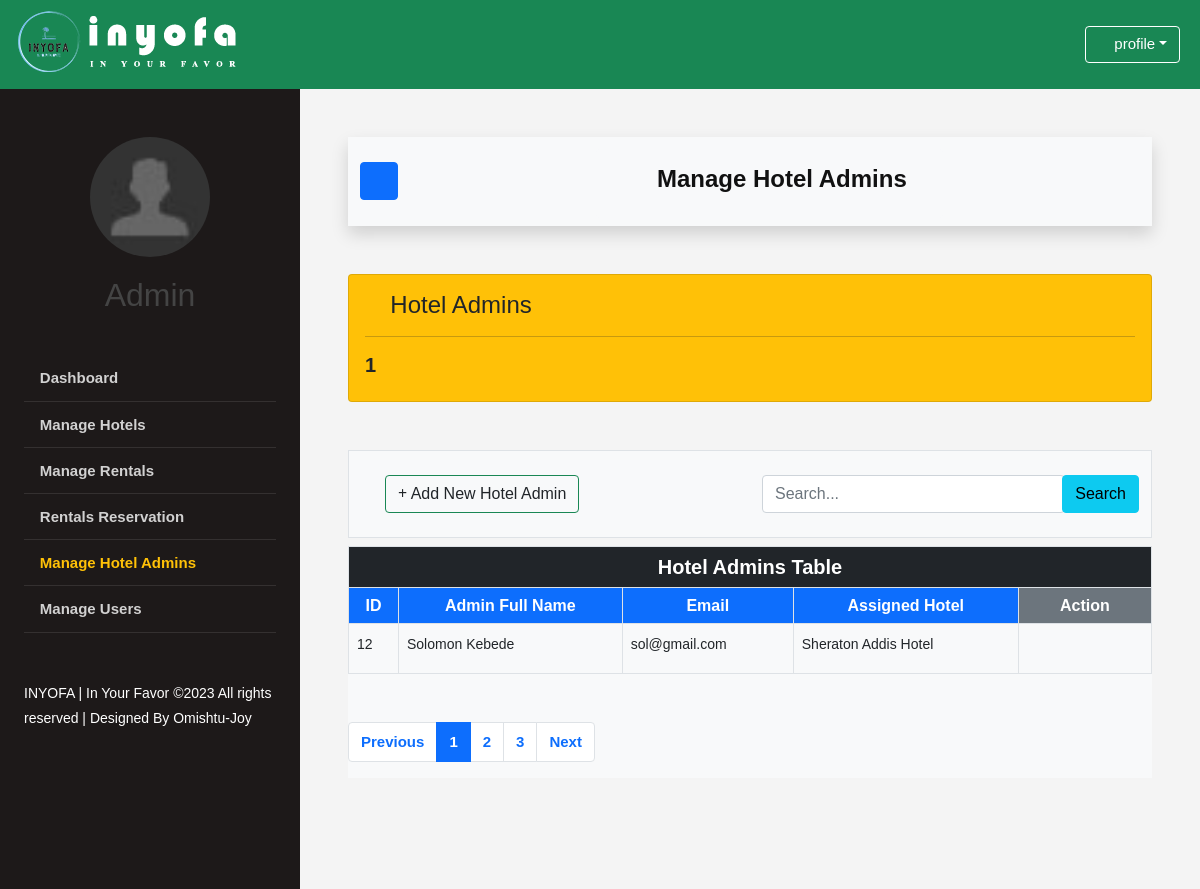
The page /_admin/hotel_admins/a_manage_hotel_admins.php (signed in) on the database as committed earlier.
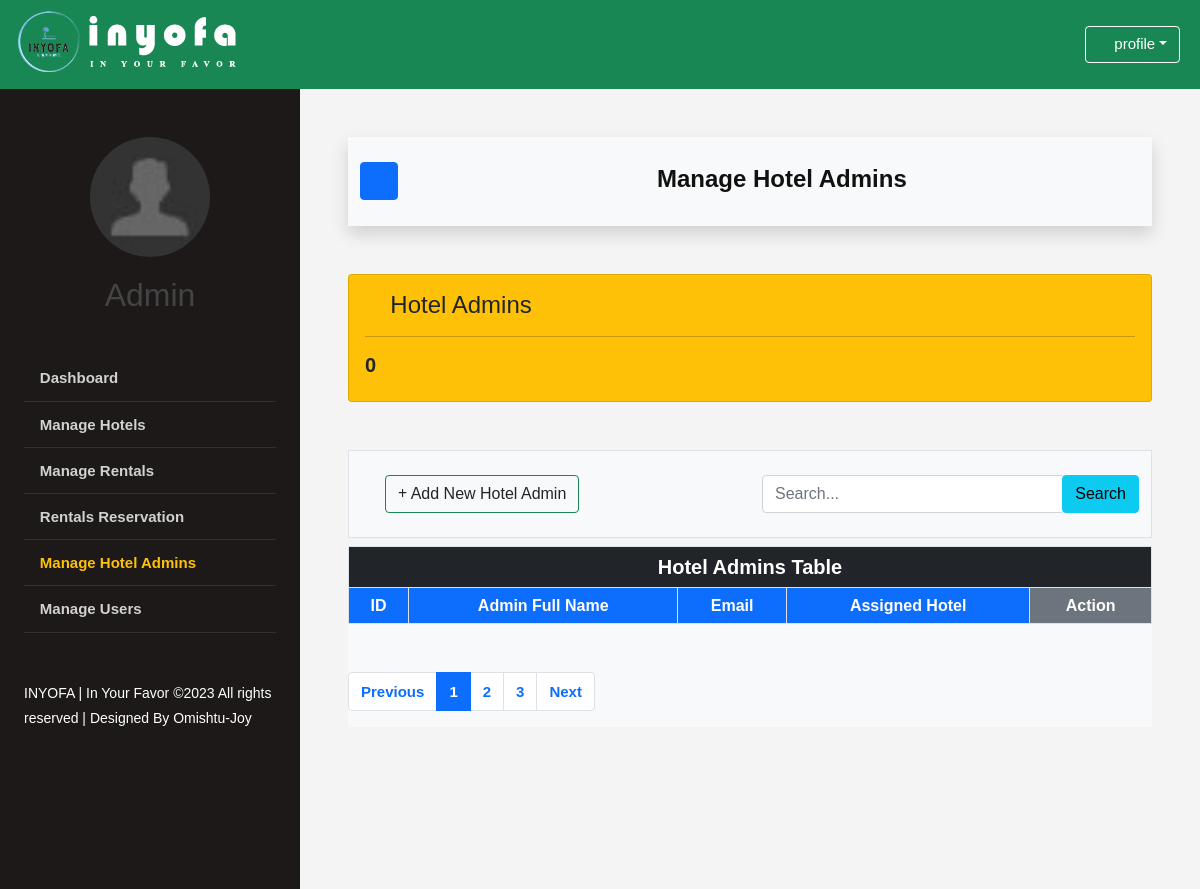
The same page on the database as committed later.
### tables this page shows
CREATE TABLE `hotel_admin` (
  `hotel_admin_id` int(255) NOT NULL,
  `hotel_id` int(255) NOT NULL,
  `hotel_admin_name` varchar(255) NOT NULL,
  `hotel_admin_email` varchar(255) NOT NULL,
  `hotel_admin_password` varchar(255) NOT NULL
);

CREATE TABLE `hotels` (
  `hotel_id` int(255) NOT NULL,
  `user_id` int(255) NOT NULL,
  `hotel_name` varchar(255) NOT NULL,
  `contact_address` varchar(255) NOT NULL,
  `hotel_size` varchar(255) DEFAULT '-',
  `hotel_rating` varchar(255) NOT NULL,
  `hotel_country` varchar(255) NOT NULL DEFAULT '-',
  `hotel_city` varchar(255) NOT NULL DEFAULT '-',
  `hotel_subcity` varchar(255) NOT NULL DEFAULT '-',
  `hotel_img1` varchar(255) NOT NULL DEFAULT '-',
  `hotel_img2` varchar(255) NOT NULL DEFAULT '-',
  `hotel_img3` varchar(255) NOT NULL DEFAULT '-',
  `about_the_area` varchar(255) NOT NULL DEFAULT '-',
  `about_the_property` varchar(255) NOT NULL DEFAULT '-',
  `hotel_amenities` varchar(255) NOT NULL DEFAULT '-',
  `clean_and_safety` varchar(255) NOT NULL DEFAULT '-',
  `arrival_and_leaving` varchar(255) NOT NULL DEFAULT '-',
  `restriction_related` varchar(255) NOT NULL DEFAULT '-',
  `special_checkin` varchar(255) NOT NULL DEFAULT '-',
  `required_documents` varchar(255) NOT NULL DEFAULT '-',
  `children_and_pet` varchar(255) NOT NULL DEFAULT '-',
  `internet_and_parking` varchar(255) NOT NULL DEFAULT '-',
  `fees_and_policies` varchar(255) NOT NULL DEFAULT '-',
  `transfer_and_others` varchar(255) NOT NULL DEFAULT '-',
  `hotel_map` varchar(2048) NOT NULL,
  `isApproved` int(255) NOT NULL DEFAULT 0
);

### _admin/hotel_admins/a_manage_hotel_admins.php (the view, shortened to what the changed rows need)
<?php
include "../../db.php";
$q_hotel_admin = "SELECT * FROM hotel_admin";
$q_hotel_admin_result = mysqli_query($con, $q_hotel_admin);
$hotel_admin_count = mysqli_num_rows($q_hotel_admin_result);
?>
<!DOCTYPE html>
<html lang="en-us" dir="ltr">
    <head>
        <link rel="stylesheet" type="text/css" href="../../icon/svg-with-js/css/fa-svg-with-js.css">
        <link rel="stylesheet" type="text/css" href="../../css/bootstrap.min.css">
        <link rel="stylesheet" type="text/css" href="../../css/style.css">
    </head>
    <body>
        <div class="wrapper d-flex align-items-stretch">
            <nav id="sidebar">
                <div class="p-4 pt-5">
                    <div class="row">
                        <div class="col">
                            <a href="update_profile.php" class="img logo rounded-circle mb-5"
                                style="background-image: url(../images/avatar.jpg);"><br><br><br><br><br>
                                <center>
                                    <h2>Admin</h2>
                                </center>
                            </a>
                        </div>
                    </div><br><br>
                </div>
            </nav>
            <div id="content" class="p-4 p-md-5">
                <section class="mt-5">
                    <div class="row g-4">
                        <div class="col-md-12">
                            <a href="#" class="col-md-3" style="text-decoration: none;">
                                <div class="card bg-warning text-dark">
                                    <div class="card-body">
                                        <h5>
                                            <b><?php echo $hotel_admin_count; ?></b>
                                        </h5>
                                    </div>
                                </div>
                            </a>
                        </div>
                </section>
                <section class="mt-2 bg-light">
                    <div class="">
                        <div class="row">
                            <div class="col-md">
                                <table class="table table-bordered table-striped table-hover">
                                    <thead>
                                        <tr class="h5">
                                            <th colspan="9" class="bg-dark text-white">
                                                <center>Hotel Admins Table</center>
                                            </th>
                                        </tr>
                                    </thead>
                                    <thead>
                                        <tr class="h6 bg-primary text-white">
                                            <th class="text-center" scope="col">ID</th>
                                            <th class="text-center" scope="col">Admin Full Name</th>
                                            <th class="text-center" scope="col">Email</th>
                                            <th class="text-center" scope="col">Assigned Hotel</th>
                                            <th class="text-center bg-secondary" scope="col">Action</th>
                                        </tr>
                                    </thead>
                                    <tbody>
                                        <tr>
                                            <?php
                                        $q = "SELECT * FROM hotel_admin";
                                        $q_result = mysqli_query($con, $q);
                                        while ($row = mysqli_fetch_assoc($q_result)) {
                                            $assigned_hotel_id = $row['hotel_id'];
                                            $q_hotels = "SELECT * FROM hotels WHERE hotel_id = '$assigned_hotel_id'";
                                            $q_hotels_result = mysqli_query($con, $q_hotels);
                                            while ($result = mysqli_fetch_assoc($q_hotels_result)) {
                                                $assigned =  $result['hotel_name'];
                                            }
                                            printf(
                                                "<tr> <td>%d</td> <td>%s</td> <td>%s</td> <td>%s</td>",
                                                $row['hotel_admin_id'],
                                                htmlspecialchars($row['hotel_admin_name']),
                                                htmlspecialchars($row['hotel_admin_email']),
                                                htmlspecialchars($assigned),
                                            );
                                        ?>
                                            <td class="text-center h3">
                                                <a
                                                    href="hotel_admin_view_api.php?hotel_admin_id=<?php echo $row['hotel_admin_id'] ?>"><i
                                                        class="fas fa-address-card px-2 text-primary"
                                                        style="font-size: 20px;"></i></a>
                                                <a href="#" data-bs-toggle="modal" data-bs-target="#myModal">
                                                    <i class="fas fa-trash-alt px-2 text-danger"
                                                        style="font-size: 20px;"></i>
                                                </a>
                                            </td>
                                        </tr>
                                        <?php
                                        }
                                ?>
                                    </tbody>
                                </table>
                            </div>
                        </div>
                    </div>
                </section>
            </div>
    </body>
</html>

Rows that differ between the two databases and show on the page:
removed hotel_admin: hotel_admin_id "12", hotel_admin_name "Solomon Kebede", hotel_admin_email "sol@gmail.com", hotel.hotel_name "Sheraton Addis Hotel"
Other text that changed with them:
$hotel_admin_count: "1" → "0"
